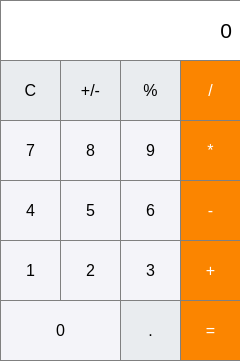
<?xml version="1.0" encoding="UTF-8"?>
<ui version="4.0">
 <class>MainWindow</class>
 <widget class="QMainWindow" name="MainWindow">
  <property name="geometry">
   <rect>
    <x>0</x>
    <y>0</y>
    <width>240</width>
    <height>361</height>
   </rect>
  </property>
  <property name="windowTitle">
   <string>MainWindow</string>
  </property>
  <widget class="QWidget" name="centralwidget">
   <widget class="QLabel" name="label">
    <property name="geometry">
     <rect>
      <x>0</x>
      <y>0</y>
      <width>241</width>
      <height>61</height>
     </rect>
    </property>
    <property name="font">
     <font>
      <pointsize>16</pointsize>
     </font>
    </property>
    <property name="styleSheet">
     <string notr="true">QLabel {
padding-right: 3px;
background: #fff;
color: #000;
border: 1px solid grey;
}</string>
    </property>
    <property name="text">
     <string>0</string>
    </property>
    <property name="alignment">
     <set>Qt::AlignmentFlag::AlignRight|Qt::AlignmentFlag::AlignTrailing|Qt::AlignmentFlag::AlignVCenter</set>
    </property>
   </widget>
   <widget class="QPushButton" name="Clear_btn">
    <property name="geometry">
     <rect>
      <x>0</x>
      <y>60</y>
      <width>61</width>
      <height>61</height>
     </rect>
    </property>
    <property name="font">
     <font>
      <pointsize>12</pointsize>
     </font>
    </property>
    <property name="styleSheet">
     <string notr="true">QPushButton {
background: #e9ecef;
color: #000;
border: 1px solid grey;
}

QPushButton:pressed {
background: #dee2e7;
}</string>
    </property>
    <property name="text">
     <string>C</string>
    </property>
   </widget>
   <widget class="QPushButton" name="PlusMinus_btn">
    <property name="geometry">
     <rect>
      <x>60</x>
      <y>60</y>
      <width>61</width>
      <height>61</height>
     </rect>
    </property>
    <property name="font">
     <font>
      <pointsize>12</pointsize>
     </font>
    </property>
    <property name="styleSheet">
     <string notr="true">QPushButton {
background: #e9ecef;
color: #000;
border: 1px solid grey;
}

QPushButton:pressed {
background: #dee2e7;
}</string>
    </property>
    <property name="text">
     <string>+/-</string>
    </property>
   </widget>
   <widget class="QPushButton" name="Percent_btn">
    <property name="geometry">
     <rect>
      <x>120</x>
      <y>60</y>
      <width>61</width>
      <height>61</height>
     </rect>
    </property>
    <property name="font">
     <font>
      <pointsize>12</pointsize>
     </font>
    </property>
    <property name="styleSheet">
     <string notr="true">QPushButton {
background: #e9ecef;
color: #000;
border: 1px solid grey;
}

QPushButton:pressed {
background: #dee2e7;
}</string>
    </property>
    <property name="text">
     <string>%</string>
    </property>
   </widget>
   <widget class="QPushButton" name="Divid_btn">
    <property name="geometry">
     <rect>
      <x>180</x>
      <y>60</y>
      <width>61</width>
      <height>61</height>
     </rect>
    </property>
    <property name="font">
     <font>
      <pointsize>12</pointsize>
     </font>
    </property>
    <property name="styleSheet">
     <string notr="true">QPushButton {
background: #fb8500;
color: #fff;
border: 1px solid grey;
}
QPushButton:pressed {
background: #e27700;
}</string>
    </property>
    <property name="text">
     <string>/</string>
    </property>
   </widget>
   <widget class="QPushButton" name="Multip_btn">
    <property name="geometry">
     <rect>
      <x>180</x>
      <y>120</y>
      <width>61</width>
      <height>61</height>
     </rect>
    </property>
    <property name="font">
     <font>
      <pointsize>12</pointsize>
     </font>
    </property>
    <property name="styleSheet">
     <string notr="true">QPushButton {
background: #fb8500;
color: #fff;
border: 1px solid grey;
}
QPushButton:pressed {
background: #e27700;
}</string>
    </property>
    <property name="text">
     <string>*</string>
    </property>
   </widget>
   <widget class="QPushButton" name="btn_7">
    <property name="geometry">
     <rect>
      <x>0</x>
      <y>120</y>
      <width>61</width>
      <height>61</height>
     </rect>
    </property>
    <property name="font">
     <font>
      <pointsize>12</pointsize>
     </font>
    </property>
    <property name="styleSheet">
     <string notr="true">QPushButton {
color: #000;
background: #f4f4f9 ;
border: 1px solid grey;
}

QPushButton:pressed {
background: #e7e7f2;
}</string>
    </property>
    <property name="text">
     <string>7</string>
    </property>
   </widget>
   <widget class="QPushButton" name="btn_9">
    <property name="geometry">
     <rect>
      <x>120</x>
      <y>120</y>
      <width>61</width>
      <height>61</height>
     </rect>
    </property>
    <property name="font">
     <font>
      <pointsize>12</pointsize>
     </font>
    </property>
    <property name="styleSheet">
     <string notr="true">QPushButton {
color: #000;
background: #f4f4f9 ;
border: 1px solid grey;
}

QPushButton:pressed {
background: #e7e7f2;
}</string>
    </property>
    <property name="text">
     <string>9</string>
    </property>
   </widget>
   <widget class="QPushButton" name="btn_8">
    <property name="geometry">
     <rect>
      <x>60</x>
      <y>120</y>
      <width>61</width>
      <height>61</height>
     </rect>
    </property>
    <property name="font">
     <font>
      <pointsize>12</pointsize>
     </font>
    </property>
    <property name="styleSheet">
     <string notr="true">QPushButton {
color: #000;
background: #f4f4f9 ;
border: 1px solid grey;
}

QPushButton:pressed {
background: #e7e7f2;
}</string>
    </property>
    <property name="text">
     <string>8</string>
    </property>
   </widget>
   <widget class="QPushButton" name="btn_5">
    <property name="geometry">
     <rect>
      <x>60</x>
      <y>180</y>
      <width>61</width>
      <height>61</height>
     </rect>
    </property>
    <property name="font">
     <font>
      <pointsize>12</pointsize>
     </font>
    </property>
    <property name="styleSheet">
     <string notr="true">QPushButton {
color: #000;
background: #f4f4f9 ;
border: 1px solid grey;
}

QPushButton:pressed {
background: #e7e7f2;
}</string>
    </property>
    <property name="text">
     <string>5</string>
    </property>
   </widget>
   <widget class="QPushButton" name="btn_6">
    <property name="geometry">
     <rect>
      <x>120</x>
      <y>180</y>
      <width>61</width>
      <height>61</height>
     </rect>
    </property>
    <property name="font">
     <font>
      <pointsize>12</pointsize>
     </font>
    </property>
    <property name="styleSheet">
     <string notr="true">QPushButton {
color: #000;
background: #f4f4f9 ;
border: 1px solid grey;
}

QPushButton:pressed {
background: #e7e7f2;
}</string>
    </property>
    <property name="text">
     <string>6</string>
    </property>
   </widget>
   <widget class="QPushButton" name="Subt_btn">
    <property name="geometry">
     <rect>
      <x>180</x>
      <y>180</y>
      <width>61</width>
      <height>61</height>
     </rect>
    </property>
    <property name="font">
     <font>
      <pointsize>12</pointsize>
     </font>
    </property>
    <property name="styleSheet">
     <string notr="true">QPushButton {
background: #fb8500;
color: #fff;
border: 1px solid grey;
}
QPushButton:pressed {
background: #e27700;
}</string>
    </property>
    <property name="text">
     <string>-</string>
    </property>
   </widget>
   <widget class="QPushButton" name="btn_4">
    <property name="geometry">
     <rect>
      <x>0</x>
      <y>180</y>
      <width>61</width>
      <height>61</height>
     </rect>
    </property>
    <property name="font">
     <font>
      <pointsize>12</pointsize>
     </font>
    </property>
    <property name="styleSheet">
     <string notr="true">QPushButton {
color: #000;
background: #f4f4f9 ;
border: 1px solid grey;
}

QPushButton:pressed {
background: #e7e7f2;
}</string>
    </property>
    <property name="text">
     <string>4</string>
    </property>
   </widget>
   <widget class="QPushButton" name="btn_1">
    <property name="geometry">
     <rect>
      <x>0</x>
      <y>240</y>
      <width>61</width>
      <height>61</height>
     </rect>
    </property>
    <property name="font">
     <font>
      <pointsize>12</pointsize>
     </font>
    </property>
    <property name="styleSheet">
     <string notr="true">QPushButton {
color: #000;
background: #f4f4f9 ;
border: 1px solid grey;
}

QPushButton:pressed {
background: #e7e7f2;
}</string>
    </property>
    <property name="text">
     <string>1</string>
    </property>
   </widget>
   <widget class="QPushButton" name="Plus_btn">
    <property name="geometry">
     <rect>
      <x>180</x>
      <y>240</y>
      <width>61</width>
      <height>61</height>
     </rect>
    </property>
    <property name="font">
     <font>
      <pointsize>12</pointsize>
     </font>
    </property>
    <property name="styleSheet">
     <string notr="true">QPushButton {
background: #fb8500;
color: #fff;
border: 1px solid grey;
}
QPushButton:pressed {
background: #e27700;
}</string>
    </property>
    <property name="text">
     <string>+</string>
    </property>
   </widget>
   <widget class="QPushButton" name="btn_3">
    <property name="geometry">
     <rect>
      <x>120</x>
      <y>240</y>
      <width>61</width>
      <height>61</height>
     </rect>
    </property>
    <property name="font">
     <font>
      <pointsize>12</pointsize>
     </font>
    </property>
    <property name="styleSheet">
     <string notr="true">QPushButton {
color: #000;
background: #f4f4f9 ;
border: 1px solid grey;
}

QPushButton:pressed {
background: #e7e7f2;
}</string>
    </property>
    <property name="text">
     <string>3</string>
    </property>
   </widget>
   <widget class="QPushButton" name="btn_2">
    <property name="geometry">
     <rect>
      <x>60</x>
      <y>240</y>
      <width>61</width>
      <height>61</height>
     </rect>
    </property>
    <property name="font">
     <font>
      <pointsize>12</pointsize>
     </font>
    </property>
    <property name="styleSheet">
     <string notr="true">QPushButton {
color: #000;
background: #f4f4f9 ;
border: 1px solid grey;
}

QPushButton:pressed {
background: #e7e7f2;
}</string>
    </property>
    <property name="text">
     <string>2</string>
    </property>
   </widget>
   <widget class="QPushButton" name="btn_0">
    <property name="geometry">
     <rect>
      <x>0</x>
      <y>300</y>
      <width>121</width>
      <height>61</height>
     </rect>
    </property>
    <property name="font">
     <font>
      <pointsize>12</pointsize>
     </font>
    </property>
    <property name="styleSheet">
     <string notr="true">QPushButton {
color: #000;
background: #f4f4f9 ;
border: 1px solid grey;
}

QPushButton:pressed {
background: #e7e7f2;
}</string>
    </property>
    <property name="text">
     <string>0</string>
    </property>
   </widget>
   <widget class="QPushButton" name="Equal_btn">
    <property name="geometry">
     <rect>
      <x>180</x>
      <y>300</y>
      <width>61</width>
      <height>61</height>
     </rect>
    </property>
    <property name="font">
     <font>
      <pointsize>12</pointsize>
     </font>
    </property>
    <property name="styleSheet">
     <string notr="true">QPushButton {
background: #fb8500;
color: #fff;
border: 1px solid grey;
}
QPushButton:pressed {
background: #e27700;
}</string>
    </property>
    <property name="text">
     <string>=</string>
    </property>
   </widget>
   <widget class="QPushButton" name="Decimal_btn">
    <property name="geometry">
     <rect>
      <x>120</x>
      <y>300</y>
      <width>61</width>
      <height>61</height>
     </rect>
    </property>
    <property name="font">
     <font>
      <pointsize>12</pointsize>
     </font>
    </property>
    <property name="styleSheet">
     <string notr="true">QPushButton {
background: #e9ecef;
color: #000;
border: 1px solid grey;
}

QPushButton:pressed {
background: #dee2e7;
}</string>
    </property>
    <property name="text">
     <string>.</string>
    </property>
   </widget>
  </widget>
 </widget>
 <resources/>
 <connections/>
</ui>
